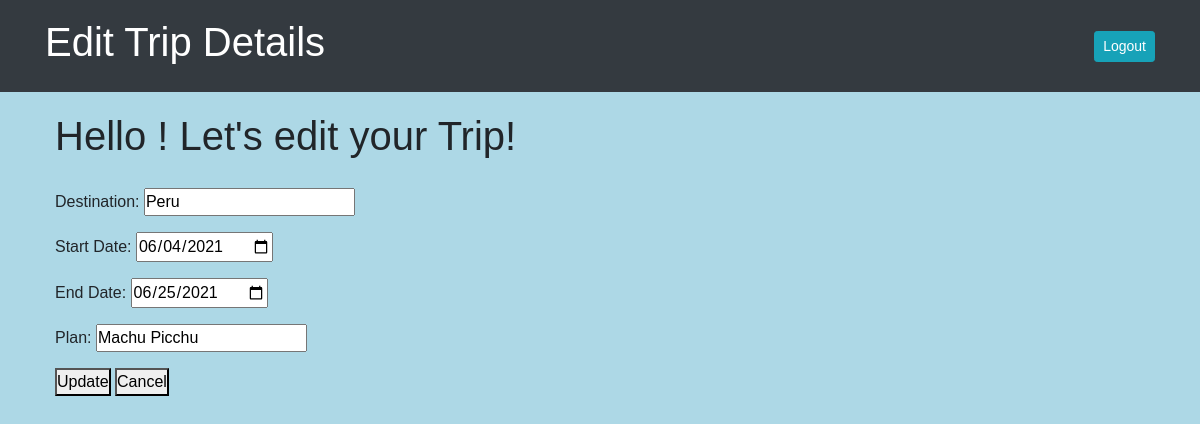
Page /trips/edit/3 on the committed database.
### login_app/models.py (models this page shows)
class Trip(models.Model):
    destination = models.CharField(max_length=255)
    start_date = models.DateTimeField()
    end_date = models.DateTimeField()
    plan = models.TextField()
    creator = models.ForeignKey(User, related_name = "trips",on_delete=models.CASCADE)
    joined = models.ManyToManyField(User, related_name = "joined_trips")
    created_at = models.DateField(auto_now_add=True)
    updated_at = models.DateField(auto_now=True)
    objects = TripManager()

### login_app/views.py (the view)
# urls.py: path('trips/edit/<int:id>', views.edit),
def edit(request, id):
    context={
        'trip':Trip.objects.get(id=id)
    }
    return render(request,"edit.html",context)

### login_app/templates/edit.html (shortened to what this page needs)
<!DOCTYPE html>
<html lang="en">
<head>
    <link rel="stylesheet" href="https://stackpath.bootstrapcdn.com/bootstrap/4.1.3/css/bootstrap.min.css">
    {% load static %}
    <link rel="stylesheet" href="{% static 'css/style.css' %}">
</head>
<body>
    <nav class="navbar navbar-expand-lg navbar-dark bg-dark">
        <div class="container">
            <h1 class="header-color">Edit Trip Details</h1>
                <span class="navbar-text">
                <a href="/logout" role="button" class="btn btn-sm btn-info ml-2 text-white">Logout</a>
                </span>
            </div>
    </nav>
    <div class="container">
    <div >
        <h1> Hello {{request.session.greeting}}! Let's edit your Trip!</h1>
    </div>
    <form action="/trips/{{trip.id}}/update" method="POST">
        <div id="form">
            <p>Destination: <input type="text" name="destination" value="{{trip.destination}}"></p>
            <p>Start Date: <input type="date" name="start_date" value="{{trip.start_date|date:'Y-m-d'}}"></p>
            <p>End Date: <input type="date" name="end_date" value="{{trip.end_date|date:'Y-m-d'}}"></p>
            <p>Plan: <input type="text" name="plan" value="{{trip.plan}}"></p>
            <button type="submit">Update</button>
            <a href="/dashboard"> <button >Cancel</button></a>
        </div>
    </form>
    </div>
</body>
</html>

### login_app/static/css/style.css (style rules this page uses)
* { padding: 0; margin: 0; font-family: sans-serif; }
div { padding: 10px; }
body { background-color: lightblue }
.header-color { color: white; }

### rows in the picture
Trip: destination "Peru", start_date "06/04/2021", end_date "06/25/2021", plan "Machu Picchu"
